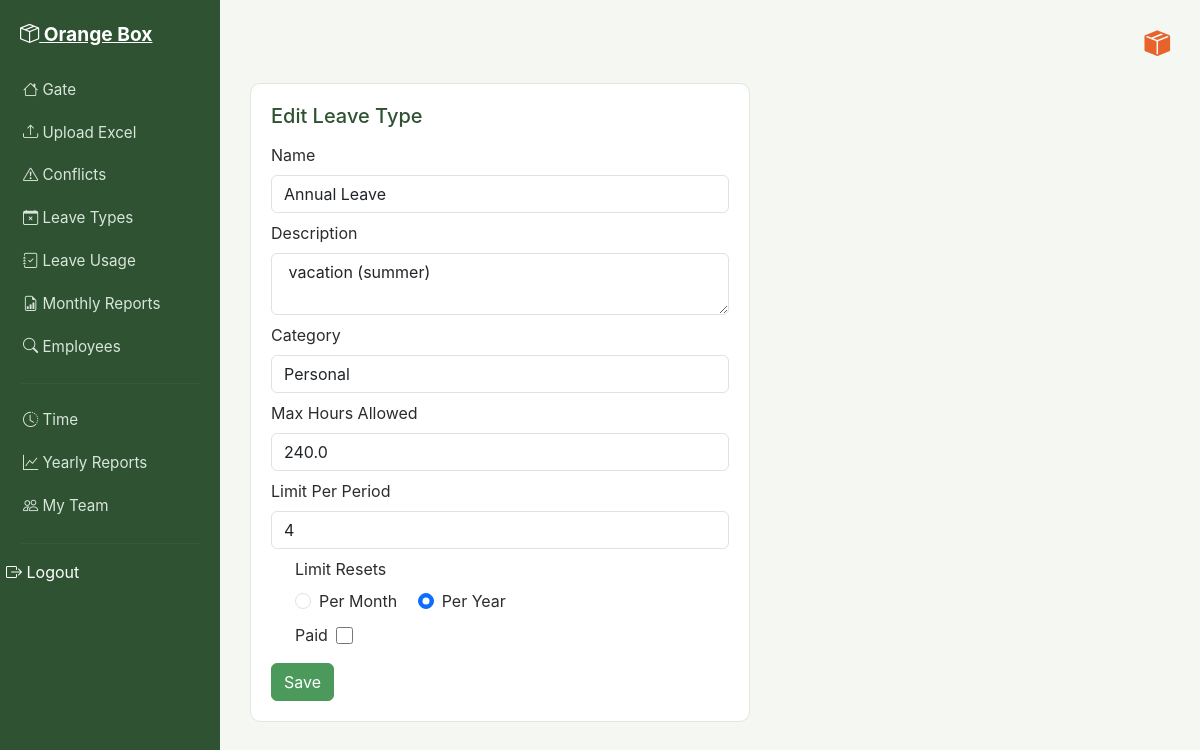
The page /leaves/1/edit/ (signed in) on the database its author committed.
### attendance/models.py (models this page shows, shortened)
class Leaves(models.Model):
    name = models.CharField(max_length=100)
    description = models.TextField(blank=True)
    category = models.CharField(max_length=100)
    max_hours_allowed = models.FloatField()
    limit_per_period = models.IntegerField()
    period_type = models.CharField(max_length=10, choices=[('month', 'Per Month'), ('year', 'Per Year')], default='year')
    is_paid = models.BooleanField(default=False)

### attendance/views.py (the view, shortened to what this page needs)
# urls.py: path('leaves/<int:leave_id>/edit/', views.add_leave, name='edit_leave'),
@login_required
def add_leave(request, leave_id=None):
    leave = Leaves.objects.get(id=leave_id) if leave_id else None
    return render(request, 'attendance/add_leave.html', {'leave': leave})

### attendance/context_processors.py (called while the page is built)
def notifications_context(request):
    if request.user.is_authenticated:
        unread = Notification.objects.filter(recipient=request.user, status='unread').order_by('-date')
        return {
            'unread_notifications': unread,
            'unread_count': unread.count()
        }
    return {'unread_notifications': [], 'unread_count': 0}

### attendance/templates/attendance/add_leave.html (shortened to what this page needs)
{% extends 'attendance/base.html' %}
{% block content %}
<div class="ob-card" style="max-width:500px;">
    <h5>{% if leave %}Edit Leave Type{% else %}Add Leave Type{% endif %}</h5>
    <form method="post">
        <div class="mb-2"><label class="form-label">Name</label><input type="text" name="name" class="form-control" value="{{ leave.name|default:'' }}" required></div>
        <div class="mb-2"><label class="form-label">Description</label><textarea name="description" class="form-control">{{ leave.description|default:'' }}</textarea></div>
        <div class="mb-2"><label class="form-label">Category</label><input type="text" name="category" class="form-control" value="{{ leave.category|default:'' }}" required></div>
        <div class="mb-2"><label class="form-label">Max Hours Allowed</label><input type="number" step="0.1" name="max_hours_allowed" class="form-control" value="{{ leave.max_hours_allowed|default:'' }}" required></div>
        <div class="mb-2"><label class="form-label">Limit Per Period</label><input type="number" name="limit_per_period" class="form-control" value="{{ leave.limit_per_period|default:'' }}" required></div>
        <div class="form-check mb-3">
            <div class="mb-2">
                 <label class="form-label d-block">Limit Resets</label>
                <div class="form-check form-check-inline">
                    <input type="radio" name="period_type" value="month" class="form-check-input" id="periodMonth" {% if leave.period_type == "month" %}checked{% endif %}>
                    <label class="form-check-label" for="periodMonth">Per Month</label>
                </div>
                <div class="form-check form-check-inline">
                    <input type="radio" name="period_type" value="year" class="form-check-input" id="periodYear" {% if leave.period_type == "year" or not leave %}checked{% endif %}>
                    <label class="form-check-label" for="periodYear">Per Year</label>
                </div>
        </div>
        <div class="d-flex align-items-center">
                <label class="form-check-label me-2 mb-0">Paid</label>
                <input type="checkbox" name="is_paid" style="width:1.1em; height:1.1em;" {% if leave.is_paid %}checked{% endif %}>
        </div>
        </div>
        <button type="submit" class="btn btn-ob-save">Save</button>
    </form>
</div>
{% endblock %}

### static/css/style.css (style rules this page uses)
:root { --ob-bg: #f4f7f2; --ob-sidebar: #2f5233; --ob-sidebar-active: #4C9A5B; --ob-accent: #E8622C; --ob-accent-hover: #c94f20; --ob-green: #4C9A5B; --ob-yellow: #E8B93C; --ob-red: #D9534F; --ob-text: #2c2c2c; --ob-muted: #7a7a7a; --ob-card: #ffffff; --ob-border: #e1e6de; }
body { background-color: var(--ob-bg); color: var(--ob-text); font-family: -apple-system, "Segoe UI", Roboto, Arial, sans-serif; }
.ob-card { background-color: var(--ob-card); border: 1px solid var(--ob-border); border-radius: 10px; padding: 20px; margin-bottom: 20px; }
.ob-card h5 { margin-bottom: 15px; color: var(--ob-sidebar); }
.btn-ob-save { background-color: var(--ob-green); border-color: var(--ob-green); color: #fff; }

### rows shown on the page
Leaves: name "Annual Leave", description "vacation (summer)", category "Personal", max_hours_allowed "240.0", limit_per_period "4", period_type "☐ Per Month", period_type "☑ Per Year"
